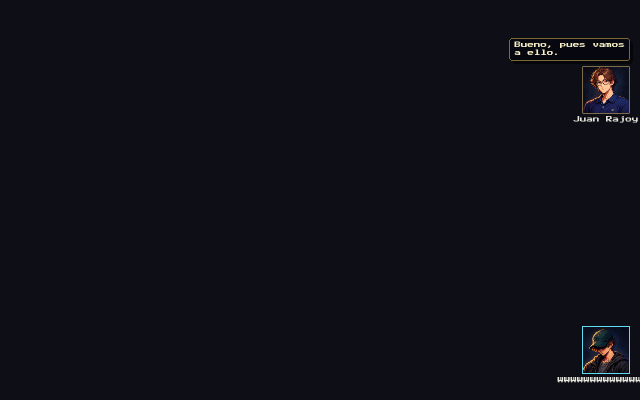
#> input picture TripleTriad/auditoria/v2_1_bloque_06/antes/tutorial_entrada_1.6.png, 1280 x 800 px (shown at 1/2 size)
$ python crear_comparativa.py
#> lines starting #> are read from the running program, lines starting #| are printed output that depends on the picture
from pathlib import Path
from PIL import Image, ImageDraw

base = Path(__file__).resolve().parent
canvas = Image.new('RGB', (1280, 870), '#101019')
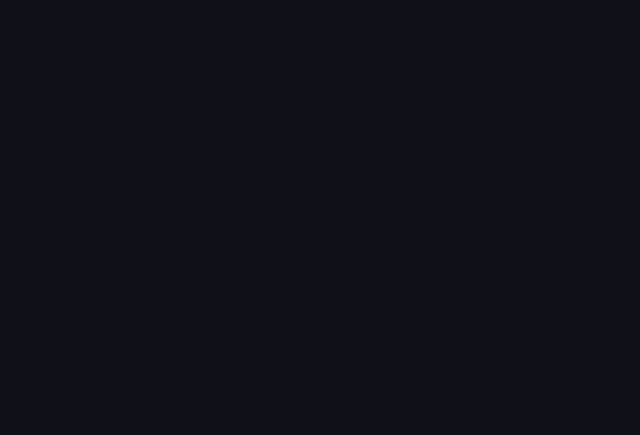
#> canvas: PIL image 1280x870 RGB (shown at 1/2 size); mean R, G, B 16, 16, 25
draw = ImageDraw.Draw(canvas)
for column, phase in enumerate(('antes', 'despues')):
    draw.text((column * 640 + 16, 12), phase.upper() + ' - lectura 160 %', fill='#ecca72')
    for row, name in enumerate(('tutorial_entrada_1.6.png', 'humano_aldea_1_asalto_entrada_1.6.png')):
        frame = Image.open(base / phase / name).convert('RGB').crop((940, 80, 1280, 400))
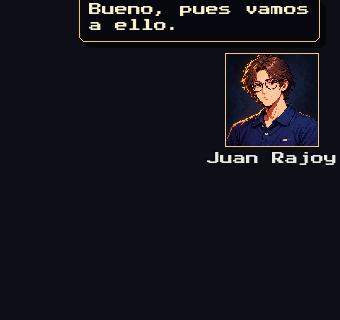
#> frame: PIL image 340x320 RGB; mean R, G, B 21.7, 21.1, 27.3
        frame = frame.resize((404, 380), Image.Resampling.NEAREST)
#> frame: PIL image 404x380 RGB
        canvas.paste(frame, (column * 640 + 118, 40 + row * 410))
canvas.save(base / 'comparativa.png')
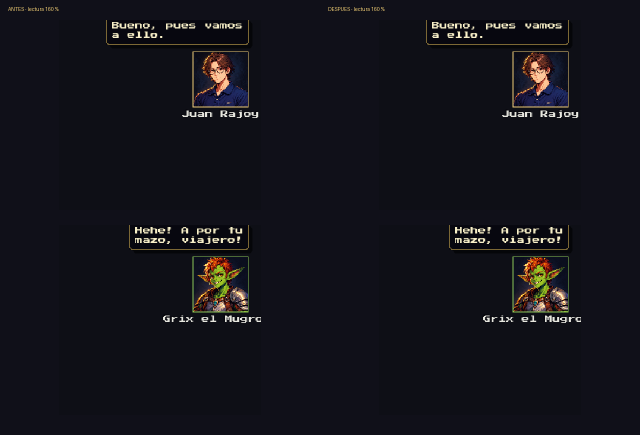
#> saved as comparativa.png: PIL image 1280x870 RGB (shown at 1/2 size); mean R, G, B 19.8, 19.5, 26.2
